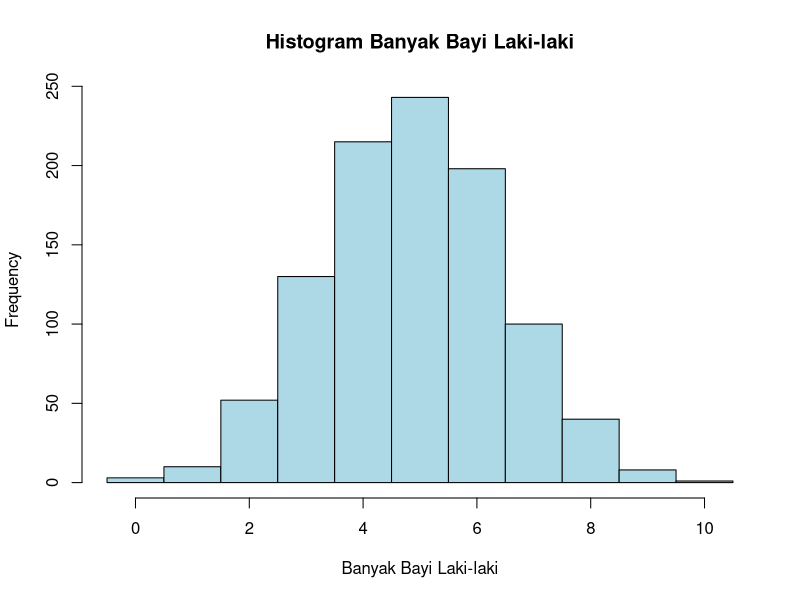
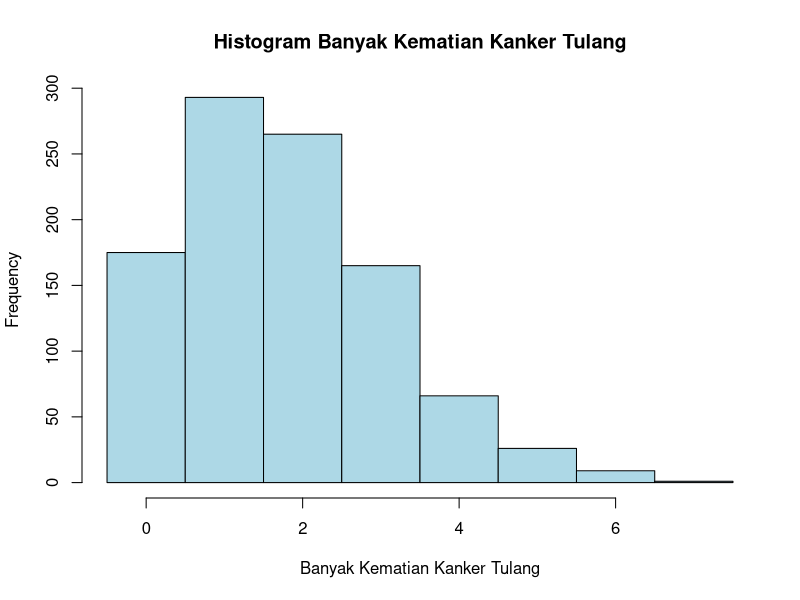
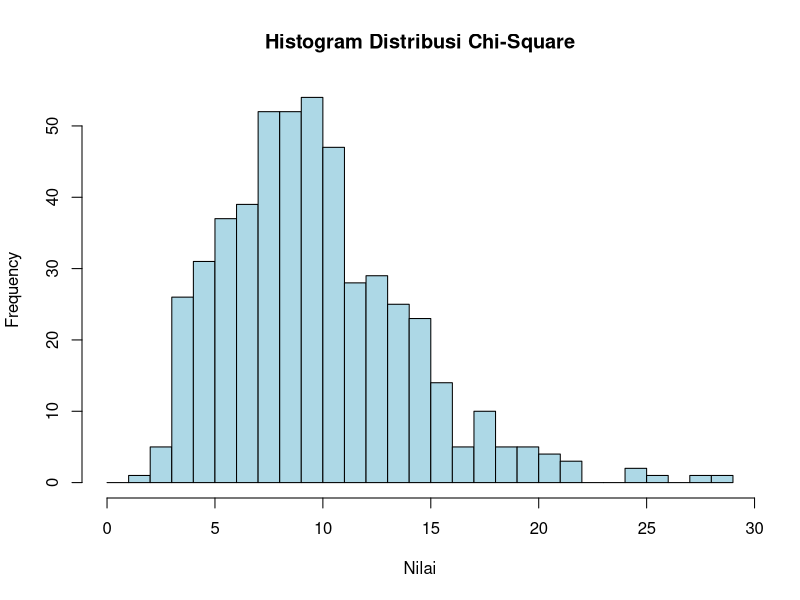
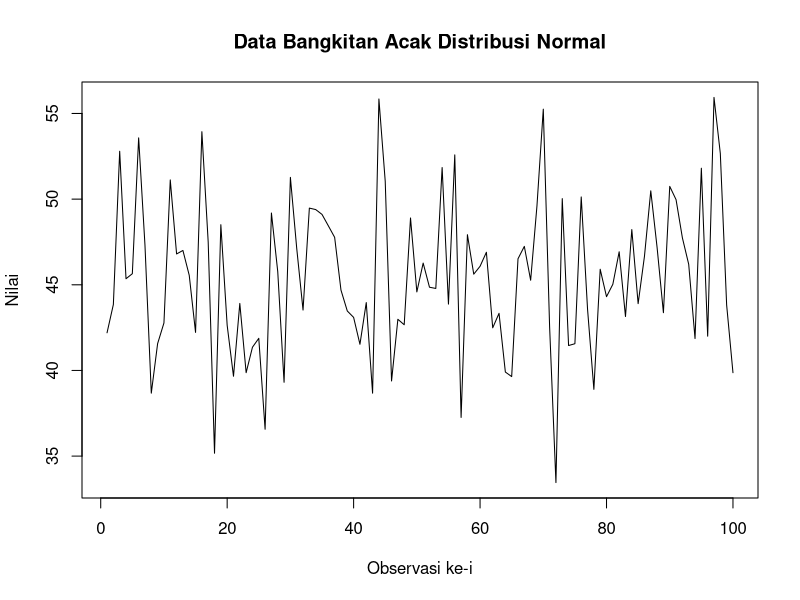
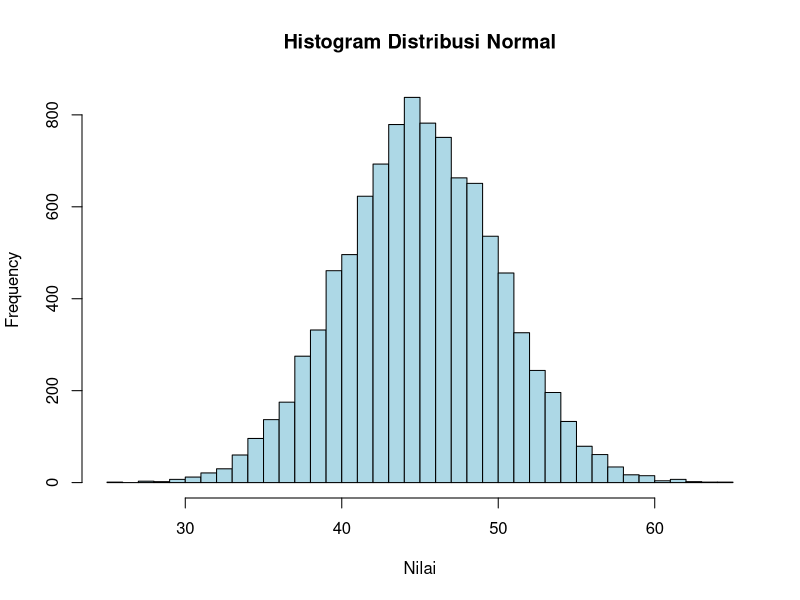

Recreate these plots in R, in order.
# Praktikum Modul 1
# Nama : M. Armand Giovani
# NRP : 5025211054
# Kelas : Probstat C

#NO.1

# a. Pendistribusian banyak bayi laki-laki
n <- 10
p <- 0.488
distribusi <- dbinom(0:n, n, p)
distribusi

# b. Probabilitas tepat tiga bayi di antaranya berjenis kelamin laki-laki
prob_tepat_tiga <- dbinom(3, n, p)
prob_tepat_tiga

# c. Probabilitas kurang dari tiga bayi di antaranya berjenis kelamin laki-laki
prob_kurang_tiga <- pbinom(2, n, p)
prob_kurang_tiga

# d. Probabilitas tiga atau lebih bayi di antaranya berjenis kelamin laki-laki
prob_tiga_lebih <- 1 - pbinom(2, n, p)
prob_tiga_lebih

# e. Nilai harapan dan simpangan baku banyak bayi laki-laki
mean <- n * p
sd <- sqrt(n * p * (1 - p))
mean
sd

# f. Histogram pendistribusian banyak bayi laki-laki
set.seed(123)
x <- rbinom(1000, n, p)
hist(x, breaks = seq(-0.5, n + 0.5, by = 1), col = "lightblue", 
     main = "Histogram Banyak Bayi Laki-laki",
     xlab = "Banyak Bayi Laki-laki")


#NO.2

# a. Pendistribusian banyak kematian karena kanker tulang
lambda <- 1.8
distribusi <- dpois(0:10, lambda)
distribusi

# b. Apakah 4 kematian akibat kanker tulang peristiwa yang tidak biasa?
# Misalkan tingkat signifikansi yang ditentukan adalah 0,05
prob_4_kematian <- dpois(4, lambda)
signif <- 0.05
batas_bawah <- qpois(signif/2, lambda)
batas_atas <- qpois(1 - signif/2, lambda)
tidak_biasa <- ifelse(4 < batas_bawah | 4 > batas_atas, "Ya", "Tidak")
prob_4_kematian
batas_bawah
batas_atas
tidak_biasa

# c. Peluang paling banyak 4 kematian akibat kanker tulang
prob_paling_banyak_4 <- ppois(4, lambda)
prob_paling_banyak_4

# d. Peluang lebih dari 4 kematian akibat kanker tulang
prob_lebih_dari_4 <- 1 - ppois(4, lambda)
prob_lebih_dari_4

# e. Nilai harapan dan standar deviasi banyak kematian akibat kanker tulang
mean <- lambda
sd <- sqrt(lambda)
mean
sd

# f. Histogram pendistribusian banyak kematian akibat kanker tulang
set.seed(123)
x <- rpois(1000, lambda)
hist(x, breaks = seq(-0.5, max(x) + 0.5, by = 1), col = "lightblue", 
     main = "Histogram Banyak Kematian Kanker Tulang",
     xlab = "Banyak Kematian Kanker Tulang")

# g. Simulasi
set.seed(123)
simulasi <- rpois(10000, lambda)
prob_4_kematian_simulasi <- sum(simulasi == 4) / length(simulasi)
prob_lebih_dari_4_simulasi <- sum(simulasi > 4) / length(simulasi)
prob_paling_banyak_4_simulasi <- sum(simulasi <= 4) / length(simulasi)
prob_4_kematian_simulasi
prob_lebih_dari_4_simulasi
prob_paling_banyak_4_simulasi

# h. Jelaskan banyak kematian akibat kanker tulang berdasarkan simulasi Anda. Bandingkan jawaban pada pertanyaan 2d dengan hasil simulasi Anda.
# Berdasarkan simulasi yang telah dilakukan, distribusi banyak kematian akibat kanker tulang memiliki bentuk yang mirip dengan distribusi Poisson 
# dengan parameter λ = 1,8. Simulasi juga menunjukkan bahwa probabilitas mengalami 4 kematian akibat kanker tulang dalam 20 tahun sebesar 0,1329, 
# sedangkan hasil analisis pada pertanyaan 2d menunjukkan probabilitas sebesar 0,1276. Perbedaan tersebut dapat disebabkan oleh kebetulan dalam 
# sampel simulasi atau perbedaan metode perhitungan. Namun, secara umum, hasil analisis dan simulasi menunjukkan bahwa kemungkinan mengalami 
# kematian akibat kanker tulang dalam 20 tahun di pabrik ban cukup tinggi dan peristiwa 4 kematian dalam 20 tahun dapat dikatakan tidak biasa 
# dengan tingkat signifikansi 0,05.

#NO.3

# a. Fungsi probabilitas dari distribusi Chi-Square
x <- 3
v <- 10
prob_chi_sq <- dchisq(x, v)
prob_chi_sq

# b. Histogram dari distribusi Chi-Square dengan 500 data acak
set.seed(123)
x <- rchisq(500, v)
hist(x, breaks = seq(0, max(x) + 1, by = 1), col = "lightblue",
     main = "Histogram Distribusi Chi-Square",
     xlab = "Nilai")

# c. Nilai rataan (μ) dan varian (σ²) dari distribusi Chi-Square
mean_chi_sq <- v
var_chi_sq <- 2 * v
mean_chi_sq
var_chi_sq


#NO. 4

# a. Fungsi probabilitas dari distribusi Normal
set.seed(123)
n <- 100
mean <- 45
sd <- 5
x <- rnorm(n, mean, sd)
x1 <- floor(mean)
x2 <- ceiling(mean)
prob_normal <- pnorm(x2, mean, sd) - pnorm(x1 - 1, mean, sd)
z_score <- (x1 - mean) / sd
plot(x, type = "l", main = "Data Bangkitan Acak Distribusi Normal", xlab = "Observasi ke-i", ylab = "Nilai")

# b. Histogram dari distribusi Normal dengan breaks 50
set.seed(123)
x <- rnorm(10000, mean, sd)
hist(x, breaks = 50, col = "lightblue", main = "Histogram Distribusi Normal", xlab = "Nilai")

# c. Nilai varian (σ²) dari hasil data bangkitan acak distribusi Normal
varians = (sd(x))^2
paste("σ² =", varians)


#NO. 5

# a. Probabilitas terjadinya suatu peristiwa acak X kurang dari -2,34 dengan 6 derajat kebebasan
pt(-2.34, df = 6)

# b. Probabilitas terjadinya suatu peristiwa acak X lebih dari 1,34 dengan 6 derajat kebebasan
1 - pt(1.34, df = 6)

# c. Probabilitas terjadinya suatu peristiwa acak X kurang dari -1,23 atau lebih besar dari 1,23 dengan 3 derajat kebebasan
pt(-1.23, df = 3) + (1 - pt(1.23, df = 3))

# d. Probabilitas terjadinya suatu peristiwa acak X berada di antara -0,94 dan 0,94 dengan 14 derajat kebebasan
pt(0.94, df = 14) - pt(-0.94, df = 14)

# e. Nilai t-score dengan 5 derajat kebebasan yang memiliki luasan 0,0333 satuan persegi di bawah kurva dan di sebelah kiri t-score tersebut
qt(0.0333, df = 5, lower.tail = TRUE)

# f. Nilai t-score dengan 25 derajat kebebasan yang memiliki luasan 
qt(0.125, df = 25, lower.tail = FALSE)

# g. Nilai t-score dengan 11 derajat kebebasan yang memiliki luasan 0,75 satuan persegi di bawah kurva dan di antara t-score tersebut dan negatif dari nilai t-score tersebut
t_score_right <- qt(0.25 + (0.75 / 2), df = 11, lower.tail = FALSE)
t_score_left <- qt(0.25 + (0.75 / 2), df = 11, lower.tail = TRUE)
t_score_right - abs(t_score_left)

# h. Nilai t-score dengan 23 derajat kebebasan yang memiliki luasan 0,0333 satuan persegi di bawah kurva dan di luar interval antara t-score tersebut dan negatif dari nilai t-score tersebut
t_score_right <- qt(0.0333 / 2, df = 23, lower.tail = FALSE)
t_score_left <- qt(0.0333 / 2, df = 23, lower.tail = TRUE)
abs(t_score_left) + t_score_right

